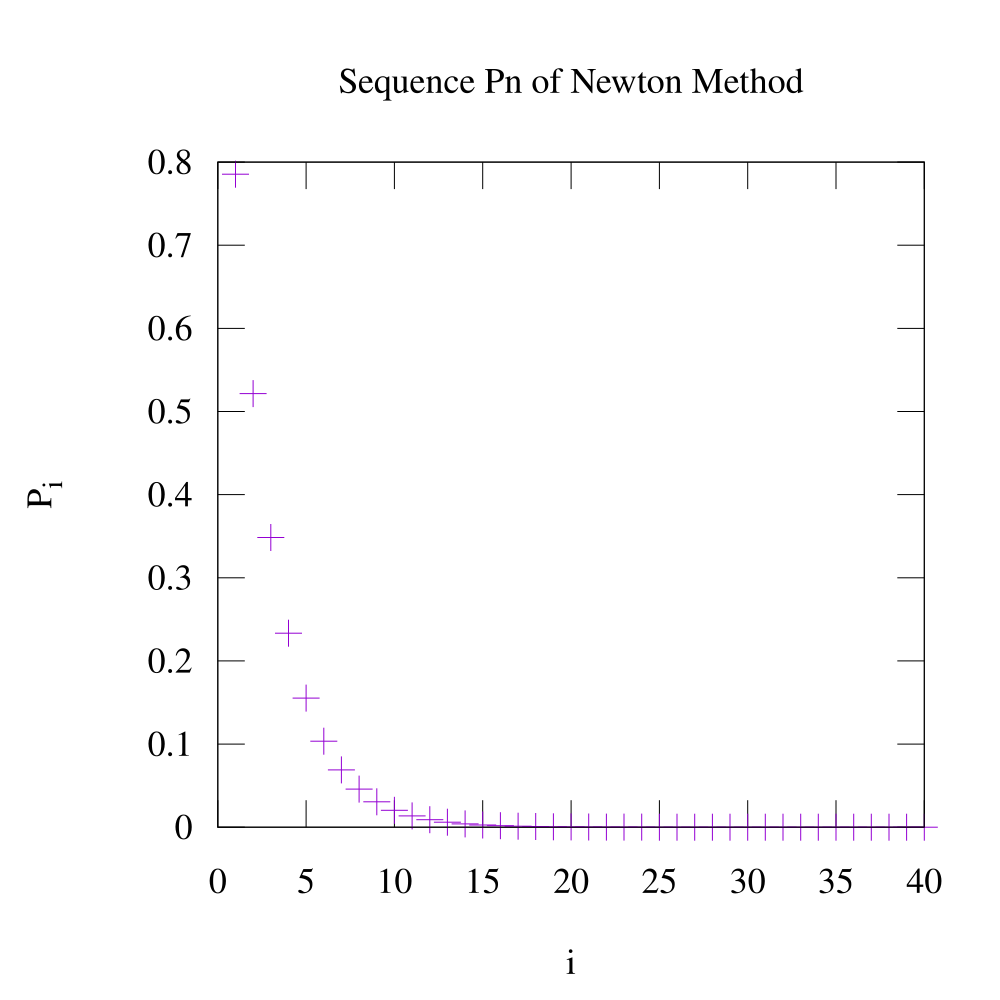

This chart was generated by the following gnuplot code:
set terminal svg enhanced size 1000 1000 fname "Times" fsize 36
set output "newt.svg"
set title "Sequence Pn of Newton Method"
set xlabel "i"
set ylabel "P_i"
plot "./graph_newt.dat" using 1:2 title ""